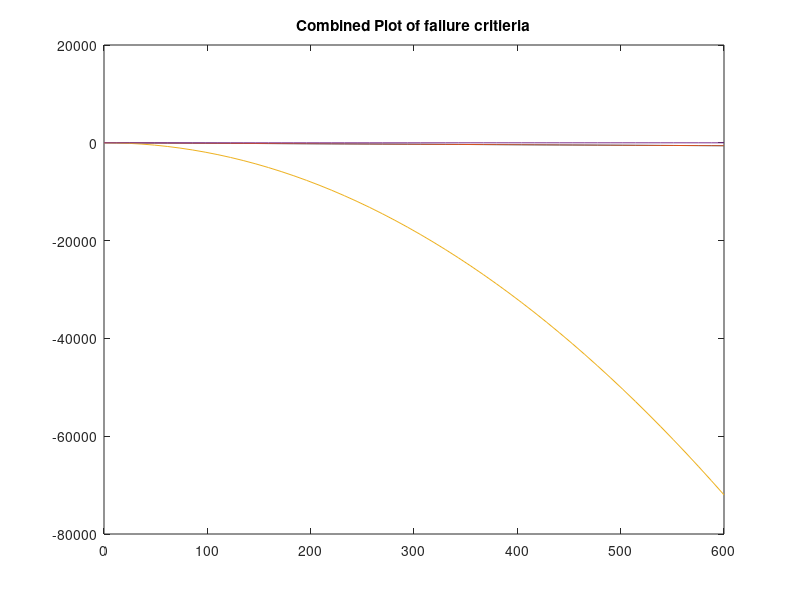

The MATLAB script that drew this image:
Se =input('Enter the value of Endurance limit');
Sut =input('Enter the value of Ultimate tensile strength');
Sy =input('Enter the value of yield strength');
x =linspace(0,600,50);
%% Langer line
y1 =Sy-x;
plot(x,y1);
title('Combined Plot of failure critieria');

hold on
%% Modified Goodman Line
y2 =Se-((Se/Sut)*x);
plot(x,y2);

%% Gerber Line
y3 =Se-Se*(power((x/Sy),2));
plot(x,y3);

%% ASME Elliptical
y4 =Se*(sqrt(1-(power((x/Sut),2))));
plot(x,y4);

hold off

